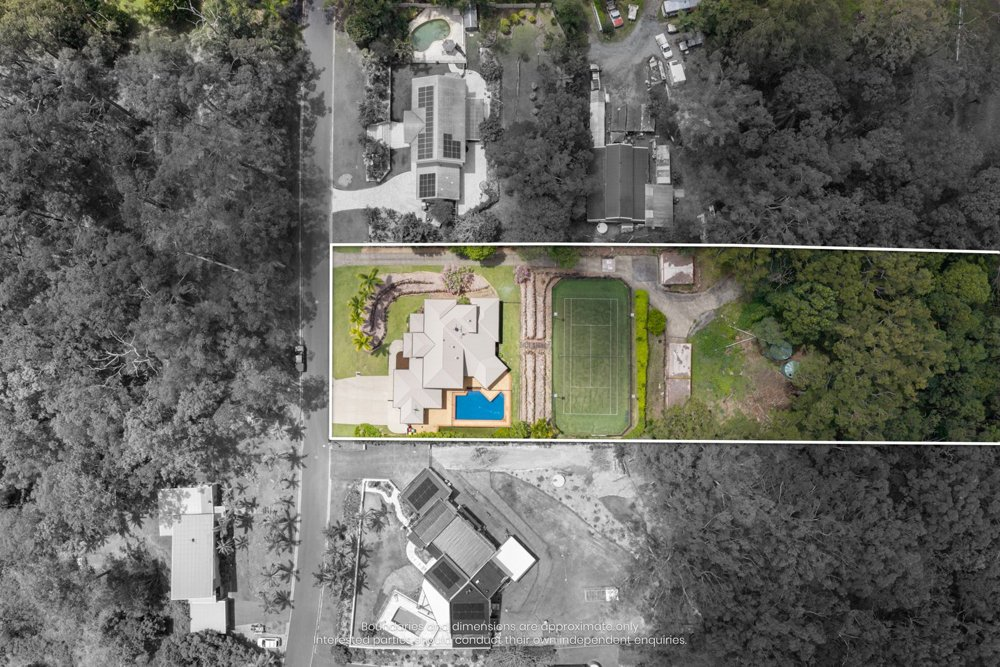
#> input picture projects/drone-pin/samples/amir-topdown.jpg, 1000 x 667 px, given in place of 01.jpg, which was not available
$ python build_planner.py
#> lines starting #> are read from the running program, lines starting #| are printed output that depends on the picture
"""Visual posting planner for @10xconstruction: profile-grid preview + SCHEDULE table.
Edit POSTS (in posting order), then: python3 planner/build_planner.py"""
import os
from datetime import date, timedelta
from PIL import Image, ImageDraw, ImageFont, ImageOps

HERE = os.path.dirname(os.path.dirname(os.path.abspath(__file__)))
F = "/Users/10xhunter/Library/Fonts/Poppins-"
START, EVERY = date(2026, 10, 29), 3
POSTS = [  # offset a day from the real estate page; Ashley Cooper never twice in a row
    ("Broncos Leagues Club, Red Hill", "Carousel", "ACC", "carousels/broncos-leagues-club/01.jpg"),
    ("Grandview Hotel", "Reel", "SHAPE", "planner/grandview-reel.jpg"),
    ("Elysium Noosa, Hastings St", "Carousel", "SHAPE", "carousels/elysium-noosa/01.jpg"),
    ("Redcliffe RSL", "Carousel", "ACC", "carousels/redcliffe-rsl/01.jpg"),
    ("5 Friske Pl", "Carousel", "Maker Build", "carousels/5-friske-place/01.jpg"),
    ("Villa Noosa", "Carousel", "ACC", "carousels/villa-noosa/01.jpg"),
    ("350 Wardell St", "Carousel", "Livit", "carousels/350-wardell-street/01.jpg"),
    ("Arana Leagues Club", "Carousel", "ACC", "carousels/arana-leagues-club/01.jpg"),
    ("Nerang RSL", "Carousel", "SHAPE", "carousels/nerang-rsl/01.jpg"),
    ("Maroochy RSL", "Carousel", "ACC", "carousels/maroochy-rsl/01.jpg"),
    ("5 Rattan Ct", "Carousel", "Newscope", "carousels/5-rattan-court/01.jpg"),
    ("The Montague Hotel", "Carousel", "ACC", "carousels/the-montague-hotel/01.jpg"),
    ("25 Davenport Dr", "Carousel", "RAMU", "carousels/25-davenport-drive/01.jpg"),
    ("Rivermount College", "Carousel", "ACC", "carousels/rivermount-college/01.jpg"),
    ("Ipswich Mental Health Clinic", "Carousel", "Hill", "carousels/mental-health-clinic/01.jpg"),
    ("West End Residence", "Carousel", "Livit", "carousels/west-end-residence/01.jpg"),
    ("Burnside Tuckshop", "Carousel", "J&D", "carousels/burnside-tuckshop/01.jpg"),
]
BLUE, INK, PAPER = (0x61, 0xA8, 0xD8), (22, 26, 30), (0xF6, 0xF4, 0xF0)
f = lambda w, s: ImageFont.truetype(f"{F}{w}.ttf", s)
when = lambda i: START + timedelta(days=EVERY * i)

TW, TH, CAP, COLS = 360, 480, 78, 3
rows = (len(POSTS) + COLS - 1) // COLS
g = Image.new("RGB", (COLS * TW + (COLS - 1) * 6 + 80, 150 + rows * (TH + CAP) + 30), PAPER)
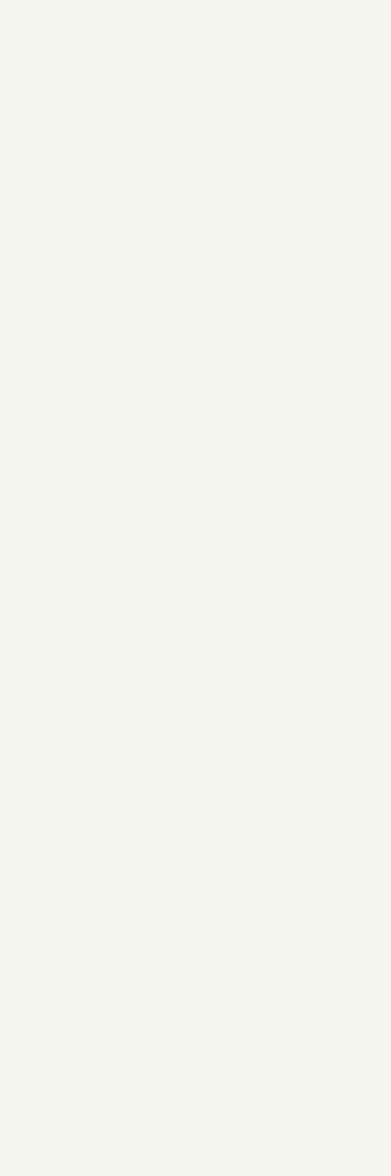
#> g: PIL image 1172x3528 RGB (shown at 1/3 size); mean R, G, B 246, 244, 240
d = ImageDraw.Draw(g)
d.text((40, 50), "@10xconstruction  posting planner", font=f("SemiBold", 40), fill=INK)
d.text((40, 100), "Every 3 days, 7pm AEST. Newest first, as the grid will look after the last post.", font=f("Regular", 22), fill=(90, 90, 90))
for k, (i, (listing, fmt, client, src)) in enumerate(reversed(list(enumerate(POSTS)))):
    x, y = 40 + (k % COLS) * (TW + 6), 150 + (k // COLS) * (TH + CAP)
    g.paste(ImageOps.fit(Image.open(f"{HERE}/{src}").convert("RGB"), (TW, TH)), (x, y))
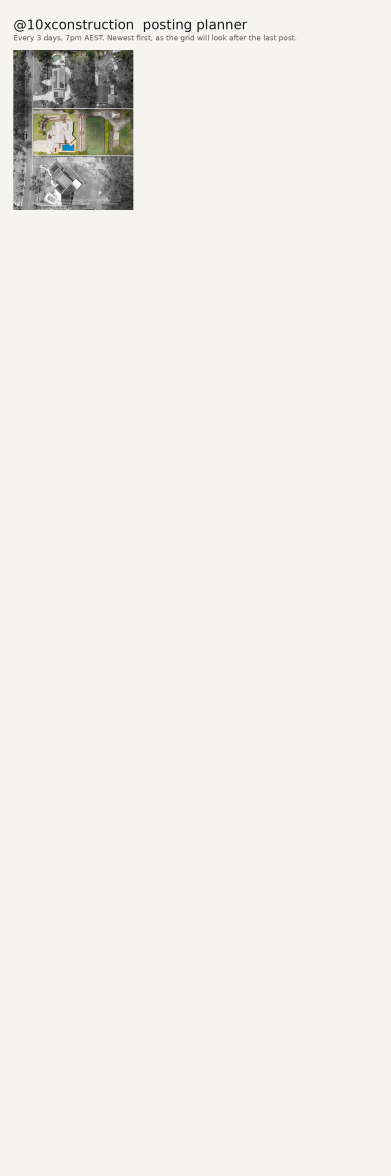
#> g: PIL image 1172x3528 RGB (shown at 1/3 size); mean R, G, B 240.5, 238.6, 234.5
    d.rectangle((x + 12, y + 12, x + 12 + (70 if fmt == "Reel" else 130), y + 44), fill=BLUE)
    d.text((x + 20, y + 28), fmt.upper(), anchor="lm", font=f("SemiBold", 18), fill="white")
    d.text((x, y + TH + 10), f"{i + 1:02d}  {when(i):%a %-d %b}", font=f("SemiBold", 22), fill=BLUE)
    d.text((x, y + TH + 40), listing, font=f("Regular", 19), fill=INK)
#> pass 2 of the loop `for k, (i, (listing, fmt, client, src)) in enumerate(reversed(list(enu..`:
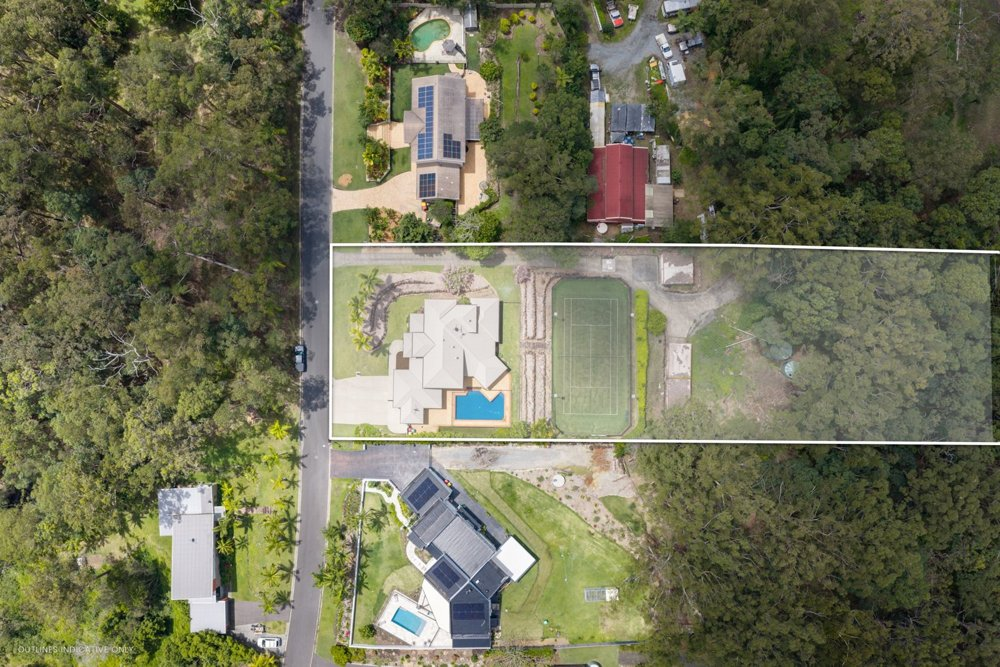
#> input picture projects/drone-pin/samples/amir-unit-fill.jpg, 1000 x 667 px, given in place of 01.jpg, which was not available
#> `g.paste(ImageOps.fit(Image.open(f"{HERE}/{src}").convert("RGB"), (TW, ..`:
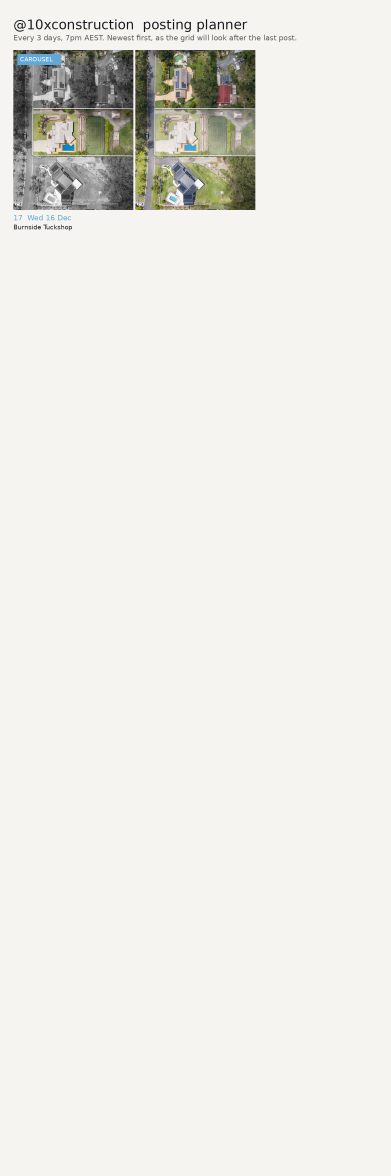
#> g: PIL image 1172x3528 RGB (shown at 1/3 size); mean R, G, B 235.8, 234.1, 229.1
#> (the run stopped early here; a loop or call above may not have finished)
